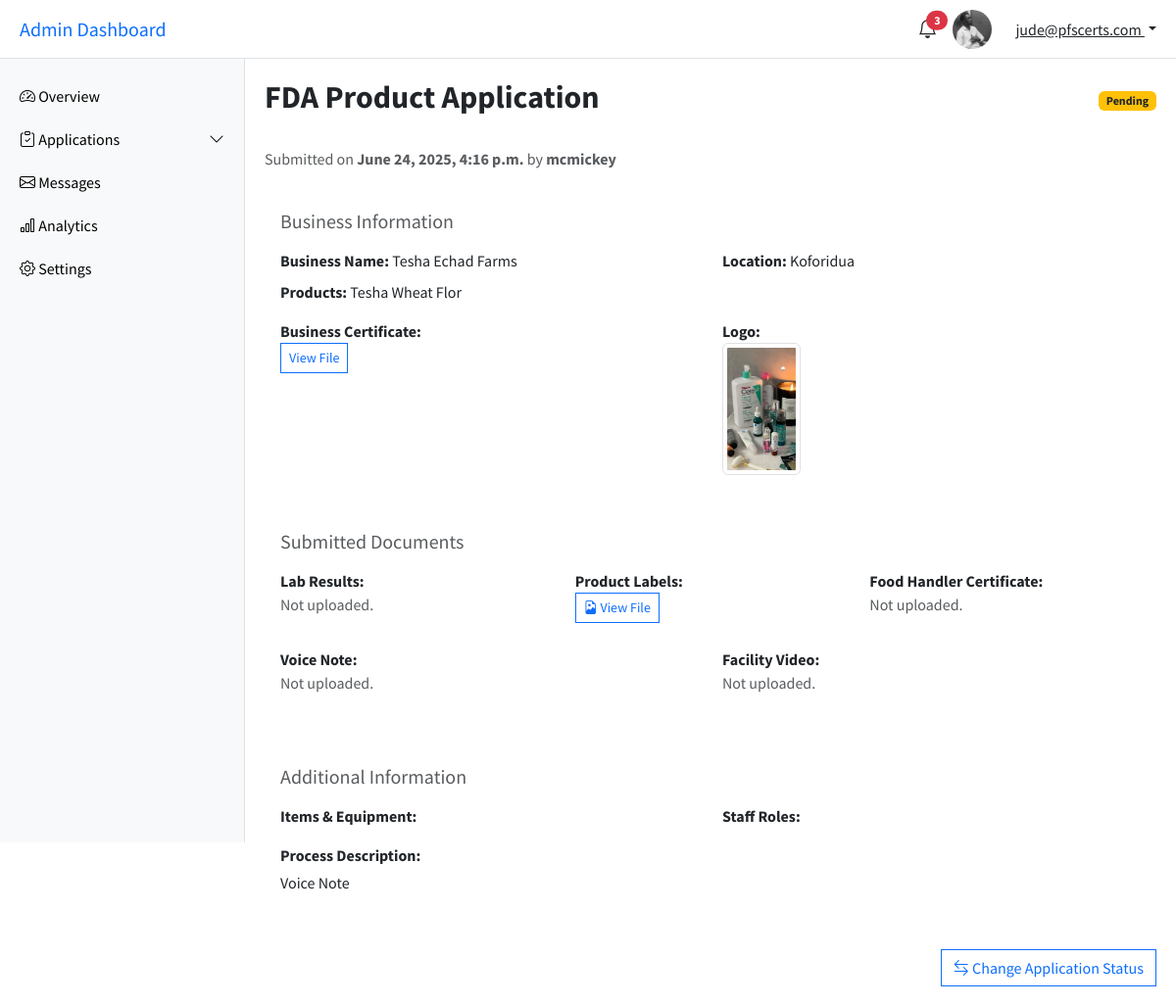
The app's page /dashboard/admin/fda/fda_product_application_details/1/ (signed in) with its own data.
### account/models.py (models this page shows, shortened)
class CustomUser(AbstractUser):
    email = models.EmailField(unique=True,)
    username = models.CharField(max_length=100)
    first_name = models.CharField(max_length=50, verbose_name='First Name')
    last_name = models.CharField(max_length=50, blank=True, verbose_name='Last Name')
    business_name = models.CharField(max_length=250, verbose_name='Business/Company Name')
    phone_number = models.CharField(max_length=30, verbose_name='Phone Number')
    whatsapp_number = models.CharField(max_length=30, verbose_name='Whatsapp Number')
    instagram_handle = models.CharField(max_length=30, blank=True, verbose_name='Instagram Handle')
    facebook_handle = models.CharField(max_length=30, blank=True, verbose_name='Facebook Profile')
    profile_photo = models.ImageField(upload_to='users/profile_photos/', null=True, blank=True, verbose_name='Profile Photo')
    bio = models.TextField(blank=True, verbose_name='Bio')
    x_handle = models.CharField(max_length=30, blank=True, verbose_name='X (Formerly Twitter) Handle')
    linkedin_handle = models.CharField(max_length=30, blank=True, verbose_name='LinkedIn Profile')
    USERNAME_FIELD = 'email'
    REQUIRED_FIELDS = ['username']

class FDAApplication(models.Model):
    STATUS_CHOICES = [
        ('pending', 'Pending'),
        ('in_review', 'In Review'),
        ('completed_documentation', 'Completed Documentation'),
        ('approved', 'Approved'),
        ('rejected', 'Rejected'),
    ]
    PAYMENT_CHOICES = [
        ('paid', 'Paid'),
        ('unpaid', 'Unpaid'),
    ]
    user = models.ForeignKey(CustomUser, on_delete=models.CASCADE, related_name='fda_applications')
    custom_id = models.CharField(max_length=30, unique=True, blank=True)
    business_certificate = models.FileField(upload_to='fda/business_certificates/')
    business_name = models.CharField(max_length=255)
    location = models.CharField(max_length=255)
    products = models.TextField()
    logo = models.ImageField(upload_to='fda/logos/', null=True, blank=True)
    product_labels = models.FileField(upload_to='fda/product_labels/', null=True, blank=True)
    food_handlers_card = models.FileField(upload_to='fda/food_handler_certs/', null=True, blank=True)
    process_description = models.TextField(null=True, blank=True)
    voice_note = models.FileField(upload_to='fda/voice_notes/', null=True, blank=True)
    application_status = models.CharField(max_length=50, choices=STATUS_CHOICES, default='pending')
    submitted_at = models.DateTimeField(auto_now_add=True)
    updated_at = models.DateTimeField(auto_now=True)
    payment_status = models.CharField(max_length=10, choices=PAYMENT_CHOICES, default='unpaid')

### main/views.py (the view)
# urls.py: path('dashboard/admin/fda/fda_product_application_details/<int:pk>/', admin_fda_product_application_details, name='admin-fda-product-application-details'),
@user_passes_test(lambda u: u.is_staff or u.is_superuser)
def admin_fda_product_application_details(request, pk):
    fda_product_application = get_object_or_404(FDAApplication, id=pk)
    context = {
        'fda_product_application': fda_product_application,
    }
    return render(request, 'main/fda-product-application-details.html', context)

### main/templates/main/fda-product-application-details.html (shortened to what this page needs)
{% extends "main/admin-base.html" %}
{% block content %}
<main class="main-content">
    <div class="d-flex justify-content-between align-items-center mb-4">
        <h2 class="fw-bold">FDA Product Application</h2>
        {% if fda_product_application.application_status == 'pending' %}
            <span class="badge bg-warning text-dark">Pending</span>
            {% elif fda_product_application.application_status == 'in_review' %}
            <span class="badge bg-primary text-white">In Review</span>
            {% elif fda_product_application.application_status == 'completed_documentation' %}
            <span class="badge bg-secondary text-white">Completed Documentation</span>
            {% elif fda_product_application.application_status == 'approved' %}
            <span class="badge bg-success text-white">Approved</span>
            {% elif fda_product_application.application_status == 'rejected' %}
            <span class="badge bg-danger text-white">Rejected</span>
            {% else %}
            <span class="badge bg-light text-dark">{{ fda_product_application.application_status}}</span>
        {% endif %}
    </div>
    <div class="mb-4 text-muted">
        Submitted on <strong>{{ fda_product_application.submitted_at }}</strong> by <strong>{{ fda_product_application.user.username }}</strong>
    </div>
    <div class="card shadow-sm border-0 mb-4">
        <div class="card-body">
        <h5 class="text-muted mb-3">Business Information</h5>
        <div class="row">
            <div class="col-md-6"><strong>Business Name:</strong> {{ fda_product_application.business_name }}</div>
            <div class="col-md-6"><strong>Location:</strong> {{ fda_product_application.location }}</div>
        </div>
        <div class="row mt-2">
            <div class="col-md-12"><strong>Products:</strong> {{ fda_product_application.products }}</div>
        </div>
        <div class="row mt-3">
            <div class="col-md-6">
            <strong>Business Certificate:</strong><br>
            {% if fda_product_application.business_certificate %}
                <a href="{{ fda_product_application.business_certificate.url }}" target="_blank" class="btn btn-outline-primary btn-sm">
                View File
                </a>
            {% else %}
                <p class="text-muted">Not uploaded.</p>
            {% endif %}
            </div>
            <div class="col-md-6">
            <strong>Logo:</strong><br>
            {% if fda_product_application.logo %}
                <img src="{{ fda_product_application.logo.url }}" alt="Logo" class="img-thumbnail" style="max-width: 80px;">
            {% else %}
                <p class="text-muted">No logo uploaded.</p>
            {% endif %}
            </div>
        </div>
        </div>
    </div>
    <div class="card shadow-sm border-0 mb-4">
        <div class="card-body">
        <h5 class="text-muted mb-3">Submitted Documents</h5>
        <div class="row">
            <div class="col-md-4">
            <strong>Lab Results:</strong><br>
            {% if fda_product_application.lab_results %}
                <a href="{{ fda_product_application.lab_results.url }}" target="_blank" class="btn btn-outline-primary btn-sm"><i class="bi bi-file-earmark-medical"></i>
                View File
                </a>
            {% else %}
                <p class="text-muted">Not uploaded.</p>
            {% endif %}
            </div>
            <div class="col-md-4">
            <strong>Product Labels:</strong><br>
            {% if fda_product_application.product_labels %}
                <a href="{{ fda_product_application.product_labels.url }}" target="_blank" class="btn btn-outline-primary btn-sm"><i class="bi bi-file-earmark-image"></i>
                View File
                </a>
            {% else %}
                <p class="text-muted">Not uploaded.</p>
            {% endif %}
            </div>
            <div class="col-md-4">
            <strong>Food Handler Certificate:</strong><br>
            {% if fda_product_application.food_handler_cert %}
                <a href="{{ fda_product_application.food_handler_cert.url }}" target="_blank" class="btn btn-outline-primary btn-sm"><i class="bi bi-award"></i>
                View File
                </a>
            {% else %}
                <p class="text-muted">Not uploaded.</p>
            {% endif %}
            </div>
        </div>
        <div class="row mt-3">
            <div class="col-md-6">
            <strong>Voice Note:</strong><br>
            {% if fda_product_application.voice_note %}
                <audio controls class="mt-1 w-100">
                    <source src="{{ fda_product_application.voice_note.url }}" type="audio/mpeg">
                    Your browser does not support the audio element.
                </audio>
            {% else %}
                <p class="text-muted">Not uploaded.</p>
            {% endif %}
            </div>
            <div class="col-md-6">
            <strong>Facility Video:</strong><br>
            {% if fda_product_application.facility_video %}
                <video controls class="mt-1 w-100" style="max-height: 200px;">
                    <source src="{{ fda_product_application.facility_video.url }}" type="video/mp4">
                    Your browser does not support the video element.
                </video>
            {% else %}
                <p class="text-muted">Not uploaded.</p>
            {% endif %}
            </div>
        </div>
        </div>
    </div>
    <div class="card shadow-sm border-0 mb-4">
        <div class="card-body">
        <h5 class="text-muted mb-3">Additional Information</h5>
        <div class="row">
            <div class="col-md-6"><strong>Items &amp; Equipment:</strong><br> {{ fda_product_application.items_equipment }}</div>
            <div class="col-md-6"><strong>Staff Roles:</strong><br> {{ fda_product_application.staff_roles }}</div>
        </div>
        <div class="mt-3">
            <strong>Process Description:</strong>
            <p class="mt-1">
            {{ fda_product_application.process_description }}
            </p>
        </div>
        </div>
    </div>
    <div class="text-end mt-4">
        <div class="text-end mt-4">
            <button class="btn btn-outline-primary" data-bs-toggle="modal" data-bs-target="#statusModal">
                <i class="bi bi-arrow-left-right"></i> Change Application Status
            </button>
        </div>
    </div>
</main>
{% endblock %}

### main/templates/main/admin-base.html (shortened to what this page needs)
<!DOCTYPE html>
{% load static %}
<html lang="en">
<head>
  <link href="https://cdn.jsdelivr.net/npm/bootstrap@5.3.3/dist/css/bootstrap.min.css" rel="stylesheet">
  <link href="https://cdn.jsdelivr.net/npm/bootstrap-icons@1.10.5/font/bootstrap-icons.css" rel="stylesheet">
</head>
<body>
<header class="topbar">
  <h5 class="m-0 d-none d-lg-block">
    <a href="{% url 'admin-dashboard' %}" class="text-decoration-none">Admin Dashboard</a>
  </h5>
  <div class="d-flex align-items-center gap-3 ms-auto">
    <div class="dropdown">
      <a href="#" class="text-dark position-relative" id="notifDropdown" data-bs-toggle="dropdown" aria-expanded="false">
        <i class="bi bi-bell fs-5"></i>
        <span class="position-absolute top-0 start-100 translate-middle badge rounded-pill bg-danger">3</span>
      </a>
    </div>
    <img src="{% if user.profile_photo %}{{ user.profile_photo.url }}{% else %}https://ui-avatars.com/api/?name={{ user.first_name }}+{{ user.last_name }}&background=0D8ABC&color=fff&size=40{% endif %}" alt="Profile" class="rounded-circle me-2" style="width: 40px; height: 40px; object-fit: cover;">
    <div class="dropdown">
      <a class="dropdown-toggle text-dark" href="#" id="userDropdown" data-bs-toggle="dropdown" aria-expanded="false">
        {{ request.user.email }}
      </a>
    </div>
  </div>
</header>
<nav class="sidebar" id="sidebar">
  <a href="{% url "admin-dashboard" %}"><i class="bi bi-speedometer2"></i> Overview</a>
  <a data-bs-toggle="collapse" href="#servicesMenu" role="button" aria-expanded="false" aria-controls="servicesMenu">
    <i class="bi bi-clipboard-check"></i> Applications
    <i class="bi bi-chevron-down float-end"></i>
  </a>
  <a href="#"><i class="bi bi-envelope"></i> Messages</a>
  <a href="#"><i class="bi bi-bar-chart"></i> Analytics</a>
  <a href="{% url "admin-settings" %}"><i class="bi bi-gear"></i> Settings</a>
</nav>
{% block content %}{% endblock content %}
</body>
</html>

### main/templates/main/admin-base.html (style rules this page uses)
body { font-family: 'Source Sans Pro', sans-serif; }
.sidebar { position: fixed; top: 60px; left: 0; height: 100vh; overflow-y: auto; width: 250px; background: #f8f9fa; border-right: 1px solid #dee2e6; padding-top: 1rem; transition: transform 0.3s ease; }
.sidebar a { padding: 10px 20px; display: block; color: #000; text-decoration: none; }
.main-content { margin-left: 250px; padding: 80px 20px 20px; transition: margin-left 0.3s; }
.topbar { position: fixed; top: 0; left: 0; right: 0; height: 60px; background-color: #fff; border-bottom: 1px solid #dee2e6; display: flex; align-items: center; justify-content: space-between; padding: 0 20px; z-index: 1030; }
.btn, .card { border-radius: 0 !important; box-shadow: none !important; transition: background-color 0.3s, color 0.3s; }

### records on screen
CustomUser: profile_photo (picture), user.email "jude@pfscerts.com"
FDAApplication: submitted_at "June 24, 2025, 4:16 p.m.", user.username "mcmickey", business_name "Tesha Echad Farms", location "Koforidua", products "Tesha Wheat Flor", logo (picture), process_description "Voice Note"
